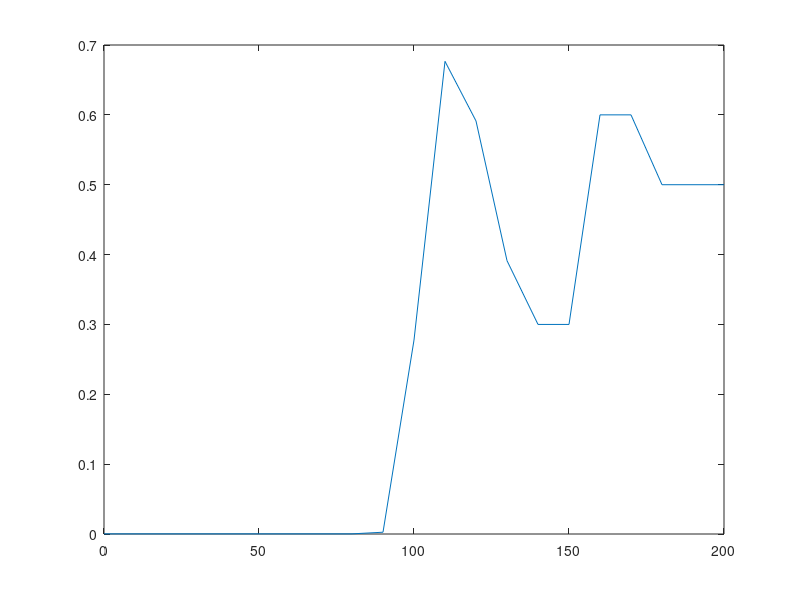

Write the MATLAB code that produced this figure.
% grid resolution
grid_resolution=10;

% map length
map_length=200;

% measurements
measurements=[101, 82, 91, 112, 99, 151, 96, 85, 99, 105];

% initial belief values
m=0.5*ones(1,21);

% prior
prior=0.5;

% probability that the cell is occupied if the cell distance is smaller than the measured distance
p_free = 0.3;

% probability that the cell is occupied if the cell is behind the measured distance
p_occ = 0.6;

% do not update cells behind the measured + this distance
dist_behind=20;

% cell coordinates
c=[0:grid_resolution:map_length];

% loop over all measurements
for i = 1:size(measurements,2)
  % p: probability that a cell is occupied given the measurement
  p = zeros(1,21);
  % loop over all cells
  for j = 1:21
  disp("cell:"), disp(c(j))
  disp("measurement:"), disp(measurements(i))
    if c(j) < measurements(i)
      % cell is free if measured distance is greater than the cell distance
      p(j) = p_free;
      disp("--> free")
    elseif measurements(i) > c(j) - dist_behind 
      % cell is meant to be occupied
      p(j) = p_occ;
      disp("--> occ")
    else
      % cell is more than 20cm behind the measurement, i.e. no update
      disp("--> not updated")
      continue;
    endif
    m(j) = 1/(1 + (1-p(j))/p(j) * prior/(1-prior) * (1-m(j))/m(j) );
  endfor
endfor

plot(c,m);